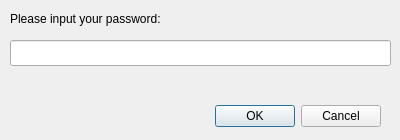
<?xml version="1.0" encoding="UTF-8"?>
<ui version="4.0">
 <class>Dialog</class>
 <widget class="QDialog" name="Dialog">
  <property name="geometry">
   <rect>
    <x>0</x>
    <y>0</y>
    <width>400</width>
    <height>140</height>
   </rect>
  </property>
  <property name="sizePolicy">
   <sizepolicy hsizetype="Fixed" vsizetype="Fixed">
    <horstretch>0</horstretch>
    <verstretch>0</verstretch>
   </sizepolicy>
  </property>
  <property name="minimumSize">
   <size>
    <width>400</width>
    <height>140</height>
   </size>
  </property>
  <property name="maximumSize">
   <size>
    <width>400</width>
    <height>140</height>
   </size>
  </property>
  <property name="windowTitle">
   <string>Password Entry</string>
  </property>
  <property name="modal">
   <bool>true</bool>
  </property>
  <widget class="QDialogButtonBox" name="buttonBox">
   <property name="geometry">
    <rect>
     <x>40</x>
     <y>100</y>
     <width>341</width>
     <height>32</height>
    </rect>
   </property>
   <property name="orientation">
    <enum>Qt::Horizontal</enum>
   </property>
   <property name="standardButtons">
    <set>QDialogButtonBox::Cancel|QDialogButtonBox::Ok</set>
   </property>
  </widget>
  <widget class="QLineEdit" name="password">
   <property name="geometry">
    <rect>
     <x>10</x>
     <y>40</y>
     <width>381</width>
     <height>26</height>
    </rect>
   </property>
   <property name="inputMask">
    <string/>
   </property>
   <property name="text">
    <string/>
   </property>
   <property name="echoMode">
    <enum>QLineEdit::Password</enum>
   </property>
  </widget>
  <widget class="QLabel" name="label">
   <property name="geometry">
    <rect>
     <x>10</x>
     <y>10</y>
     <width>381</width>
     <height>18</height>
    </rect>
   </property>
   <property name="text">
    <string>Please input your password:</string>
   </property>
  </widget>
 </widget>
 <resources/>
 <connections>
  <connection>
   <sender>buttonBox</sender>
   <signal>accepted()</signal>
   <receiver>Dialog</receiver>
   <slot>accept()</slot>
   <hints>
    <hint type="sourcelabel">
     <x>248</x>
     <y>254</y>
    </hint>
    <hint type="destinationlabel">
     <x>157</x>
     <y>274</y>
    </hint>
   </hints>
  </connection>
  <connection>
   <sender>buttonBox</sender>
   <signal>rejected()</signal>
   <receiver>Dialog</receiver>
   <slot>reject()</slot>
   <hints>
    <hint type="sourcelabel">
     <x>316</x>
     <y>260</y>
    </hint>
    <hint type="destinationlabel">
     <x>286</x>
     <y>274</y>
    </hint>
   </hints>
  </connection>
 </connections>
</ui>
